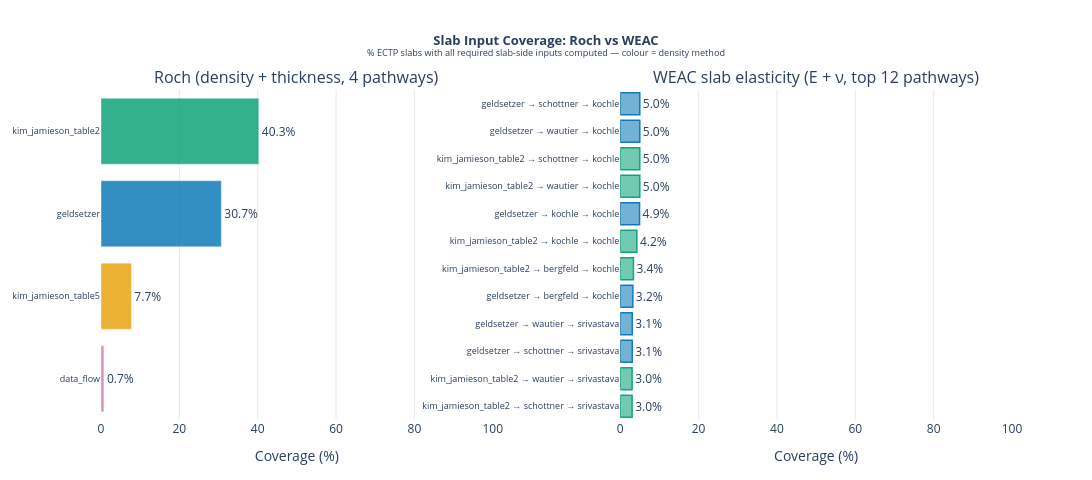

Notebook source saved alongside this figure:
### Markdown cell above
## 5. Input Coverage Comparison

Roch slab inputs require only density (+ thickness); WEAC slab inputs require density + E + ν.
The left panel shows Roch density coverage per pathway; the right panel shows WEAC E+ν coverage
for the top pathways. Colour encodes the density method consistently across both panels.

### Code cell
TOP_WEAC = 12

roch_sorted = roch_cov.sort_values('n_all_inputs')
weac_top    = weac_cov.head(TOP_WEAC).copy()
weac_top['label'] = (
    weac_top['density_method'] + ' → ' +
    weac_top['emod_method']    + ' → ' +
    weac_top['nu_method']
)
weac_top = weac_top.sort_values('n_all_inputs')

fig = make_subplots(
    rows=1, cols=2,
    subplot_titles=[
        'Roch (density + thickness, 4 pathways)',
        f'WEAC slab elasticity (E + ν, top {TOP_WEAC} pathways)',
    ],
    horizontal_spacing=0.14,
)

for _, row in roch_sorted.iterrows():
    dm    = row['density_method']
    color = DENSITY_COLORS.get(dm, '#888')
    pct   = row['n_all_inputs'] / total_slabs * 100
    fig.add_trace(
        go.Bar(
            x=[pct], y=[dm], orientation='h',
            marker_color=rgba(color, 0.80),
            text=[f'{pct:.1f}%'], textposition='outside',
            showlegend=False,
        ),
        row=1, col=1,
    )

for _, row in weac_top.iterrows():
    dm    = row['density_method']
    color = DENSITY_COLORS.get(dm, '#888')
    pct   = row['n_all_inputs'] / total_slabs * 100
    fig.add_trace(
        go.Bar(
            x=[pct], y=[row['label']], orientation='h',
            marker_color=rgba(color, 0.55),
            marker_line_color=rgba(color, 0.90),
            marker_line_width=1.5,
            text=[f'{pct:.1f}%'], textposition='outside',
            showlegend=False,
        ),
        row=1, col=2,
    )

fig.update_xaxes(title_text='Coverage (%)', range=[0, 100], gridcolor='rgba(200,200,200,0.4)')
fig.update_yaxes(tickfont=dict(size=9))
fig.update_layout(
    title=dict(
        text=(
            '<b>Slab Input Coverage: Roch vs WEAC</b><br>'
            '<sup>% ECTP slabs with all required slab-side inputs computed — colour = density method</sup>'
        ),
        x=0.5, xanchor='center', font=dict(size=13),
    ),
    plot_bgcolor='white',
    width=1100, height=480,
    margin=dict(l=60, r=80, t=90, b=60),
)
fig.show()

best_roch = roch_cov['n_all_inputs'].max() / total_slabs * 100
best_weac = weac_cov['n_all_inputs'].max() / total_slabs * 100
print(f'Best Roch slab input coverage:  {best_roch:.1f}%  (density + thickness)')
print(f'Best WEAC slab input coverage:  {best_weac:.1f}%  (E + ν via slab_elasticity_parameters)')
print(f'Coverage gap (best Roch − best WEAC): {best_roch - best_weac:.1f} percentage points')

### Figure 1 — Plotly figure (JSON) as saved in the notebook; plotly's stock layout.template omitted (floating-point values rounded to 4 significant figures)
{"data": [{"marker": {"color": "rgba(204,121,167,0.8)"}, "orientation": "h", "showlegend": false, "text": ["0.7%"], "textposition": "outside", "type": "bar", "x": [0.7377], "xaxis": "x", "y": ["data_flow"], "yaxis": "y"}, {"marker": {"color": "rgba(230,159,0,0.8)"}, "orientation": "h", "showlegend": false, "text": ["7.7%"], "textposition": "outside", "type": "bar", "x": [7.749], "xaxis": "x", "y": ["kim_jamieson_table5"], "yaxis": "y"}, {"marker": {"color": "rgba(0,114,178,0.8)"}, "orientation": "h", "showlegend": false, "text": ["30.7%"], "textposition": "outside", "type": "bar", "x": [30.72], "xaxis": "x", "y": ["geldsetzer"], "yaxis": "y"}, {"marker": {"color": "rgba(0,158,115,0.8)"}, "orientation": "h", "showlegend": false, "text": ["40.3%"], "textposition": "outside", "type": "bar", "x": [40.27], "xaxis": "x", "y": ["kim_jamieson_table2"], "yaxis": "y"}, {"marker": {"color": "rgba(0,158,115,0.55)", "line": {"color": "rgba(0,158,115,0.9)", "width": 1.5}}, "orientation": "h", "showlegend": false, "text": ["3.0%"], "textposition": "outside", "type": "bar", "x": [3.025], "xaxis": "x2", "y": ["kim_jamieson_table2 → schottner → srivastava"], "yaxis": "y2"}, {"marker": {"color": "rgba(0,158,115,0.55)", "line": {"color": "rgba(0,158,115,0.9)", "width": 1.5}}, "orientation": "h", "showlegend": false, "text": ["3.0%"], "textposition": "outside", "type": "bar", "x": [3.025], "xaxis": "x2", "y": ["kim_jamieson_table2 → wautier → srivastava"], "yaxis": "y2"}, {"marker": {"color": "rgba(0,114,178,0.55)", "line": {"color": "rgba(0,114,178,0.9)", "width": 1.5}}, "orientation": "h", "showlegend": false, "text": ["3.1%"], "textposition": "outside", "type": "bar", "x": [3.066], "xaxis": "x2", "y": ["geldsetzer → schottner → srivastava"], "yaxis": "y2"}, {"marker": {"color": "rgba(0,114,178,0.55)", "line": {"color": "rgba(0,114,178,0.9)", "width": 1.5}}, "orientation": "h", "showlegend": false, "text": ["3.1%"], "textposition": "outside", "type": "bar", "x": [3.066], "xaxis": "x2", "y": ["geldsetzer → wautier → srivastava"], "yaxis": "y2"}, {"marker": {"color": "rgba(0,114,178,0.55)", "line": {"color": "rgba(0,114,178,0.9)", "width": 1.5}}, "orientation": "h", "showlegend": false, "text": ["3.2%"], "textposition": "outside", "type": "bar", "x": [3.215], "xaxis": "x2", "y": ["geldsetzer → bergfeld → kochle"], "yaxis": "y2"}, {"marker": {"color": "rgba(0,158,115,0.55)", "line": {"color": "rgba(0,158,115,0.9)", "width": 1.5}}, "orientation": "h", "showlegend": false, "text": ["3.4%"], "textposition": "outside", "type": "bar", "x": [3.364], "xaxis": "x2", "y": ["kim_jamieson_table2 → bergfeld → kochle"], "yaxis": "y2"}, {"marker": {"color": "rgba(0,158,115,0.55)", "line": {"color": "rgba(0,158,115,0.9)", "width": 1.5}}, "orientation": "h", "showlegend": false, "text": ["4.2%"], "textposition": "outside", "type": "bar", "x": [4.243], "xaxis": "x2", "y": ["kim_jamieson_table2 → kochle → kochle"], "yaxis": "y2"}, {"marker": {"color": "rgba(0,114,178,0.55)", "line": {"color": "rgba(0,114,178,0.9)", "width": 1.5}}, "orientation": "h", "showlegend": false, "text": ["4.9%"], "textposition": "outside", "type": "bar", "x": [4.927], "xaxis": "x2", "y": ["geldsetzer → kochle → kochle"], "yaxis": "y2"}, {"marker": {"color": "rgba(0,158,115,0.55)", "line": {"color": "rgba(0,158,115,0.9)", "width": 1.5}}, "orientation": "h", "showlegend": false, "text": ["5.0%"], "textposition": "outside", "type": "bar", "x": [4.988], "xaxis": "x2", "y": ["kim_jamieson_table2 → wautier → kochle"], "yaxis": "y2"}, {"marker": {"color": "rgba(0,158,115,0.55)", "line": {"color": "rgba(0,158,115,0.9)", "width": 1.5}}, "orientation": "h", "showlegend": false, "text": ["5.0%"], "textposition": "outside", "type": "bar", "x": [4.988], "xaxis": "x2", "y": ["kim_jamieson_table2 → schottner → kochle"], "yaxis": "y2"}, {"marker": {"color": "rgba(0,114,178,0.55)", "line": {"color": "rgba(0,114,178,0.9)", "width": 1.5}}, "orientation": "h", "showlegend": false, "text": ["5.0%"], "textposition": "outside", "type": "bar", "x": [4.988], "xaxis": "x2", "y": ["geldsetzer → wautier → kochle"], "yaxis": "y2"}, {"marker": {"color": "rgba(0,114,178,0.55)", "line": {"color": "rgba(0,114,178,0.9)", "width": 1.5}}, "orientation": "h", "showlegend": false, "text": ["5.0%"], "textposition": "outside", "type": "bar", "x": [4.988], "xaxis": "x2", "y": ["geldsetzer → schottner → kochle"], "yaxis": "y2"}], "layout": {"annotations": [{"font": {"size": 16}, "showarrow": false, "text": "Roch (density + thickness, 4 pathways)", "x": 0.215, "xanchor": "center", "xref": "paper", "y": 1, "yanchor": "bottom", "yref": "paper"}, {"font": {"size": 16}, "showarrow": false, "text": "WEAC slab elasticity (E + ν, top 12 pathways)", "x": 0.785, "xanchor": "center", "xref": "paper", "y": 1, "yanchor": "bottom", "yref": "paper"}], "height": 480, "margin": {"b": 60, "l": 60, "r": 80, "t": 90}, "plot_bgcolor": "white", "title": {"font": {"size": 13}, "text": "<b>Slab Input Coverage: Roch vs WEAC</b><br><sup>% ECTP slabs with all required slab-side inputs computed — colour = density method</sup>", "x": 0.5, "xanchor": "center"}, "width": 1100, "xaxis": {"anchor": "y", "domain": [0, 0.43], "gridcolor": "rgba(200,200,200,0.4)", "range": [0, 100], "title": {"text": "Coverage (%)"}}, "xaxis2": {"anchor": "y2", "domain": [0.57, 1], "gridcolor": "rgba(200,200,200,0.4)", "range": [0, 100], "title": {"text": "Coverage (%)"}}, "yaxis": {"anchor": "x", "domain": [0, 1], "tickfont": {"size": 9}}, "yaxis2": {"anchor": "x2", "domain": [0, 1], "tickfont": {"size": 9}}}}
